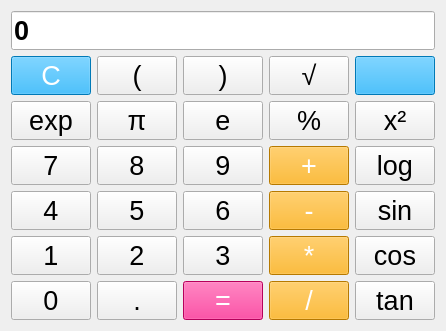
      <widget class="QWidget" name="engineer_page">
       <layout class="QGridLayout" name="gridLayout_6">
        <item row="1" column="0">
         <layout class="QGridLayout" name="gridLayout_5">
          <item row="7" column="1">
           <widget class="QPushButton" name="btn_dot_2">
            <property name="sizePolicy">
             <sizepolicy hsizetype="Expanding" vsizetype="Expanding">
              <horstretch>0</horstretch>
              <verstretch>0</verstretch>
             </sizepolicy>
            </property>
            <property name="font">
             <font>
              <pointsize>20</pointsize>
             </font>
            </property>
            <property name="text">
             <string>.</string>
            </property>
           </widget>
          </item>
          <item row="3" column="2">
           <widget class="QPushButton" name="btn_e">
            <property name="sizePolicy">
             <sizepolicy hsizetype="Expanding" vsizetype="Expanding">
              <horstretch>0</horstretch>
              <verstretch>0</verstretch>
             </sizepolicy>
            </property>
            <property name="font">
             <font>
              <pointsize>20</pointsize>
             </font>
            </property>
            <property name="styleSheet">
             <string notr="true"/>
            </property>
            <property name="text">
             <string>e</string>
            </property>
           </widget>
          </item>
          <item row="3" column="0">
           <widget class="QPushButton" name="btn_exp">
            <property name="sizePolicy">
             <sizepolicy hsizetype="Expanding" vsizetype="Expanding">
              <horstretch>0</horstretch>
              <verstretch>0</verstretch>
             </sizepolicy>
            </property>
            <property name="font">
             <font>
              <pointsize>20</pointsize>
             </font>
            </property>
            <property name="styleSheet">
             <string notr="true"/>
            </property>
            <property name="text">
             <string>exp</string>
            </property>
           </widget>
          </item>
          <item row="7" column="4">
           <widget class="QPushButton" name="btn_tan">
            <property name="sizePolicy">
             <sizepolicy hsizetype="Expanding" vsizetype="Expanding">
              <horstretch>0</horstretch>
              <verstretch>0</verstretch>
             </sizepolicy>
            </property>
            <property name="font">
             <font>
              <pointsize>20</pointsize>
             </font>
            </property>
            <property name="styleSheet">
             <string notr="true"/>
            </property>
            <property name="text">
             <string>tan</string>
            </property>
           </widget>
          </item>
          <item row="4" column="4">
           <widget class="QPushButton" name="btn_log">
            <property name="sizePolicy">
             <sizepolicy hsizetype="Expanding" vsizetype="Expanding">
              <horstretch>0</horstretch>
              <verstretch>0</verstretch>
             </sizepolicy>
            </property>
            <property name="font">
             <font>
              <pointsize>20</pointsize>
             </font>
            </property>
            <property name="styleSheet">
             <string notr="true"/>
            </property>
            <property name="text">
             <string>log</string>
            </property>
           </widget>
          </item>
          <item row="6" column="0">
           <widget class="QPushButton" name="btn_1_2">
            <property name="sizePolicy">
             <sizepolicy hsizetype="Expanding" vsizetype="Expanding">
              <horstretch>0</horstretch>
              <verstretch>0</verstretch>
             </sizepolicy>
            </property>
            <property name="font">
             <font>
              <pointsize>20</pointsize>
             </font>
            </property>
            <property name="text">
             <string>1</string>
            </property>
           </widget>
          </item>
          <item row="6" column="3">
           <widget class="QPushButton" name="btn_multiple_2">
            <property name="sizePolicy">
             <sizepolicy hsizetype="Expanding" vsizetype="Expanding">
              <horstretch>0</horstretch>
              <verstretch>0</verstretch>
             </sizepolicy>
            </property>
            <property name="font">
             <font>
              <pointsize>20</pointsize>
             </font>
            </property>
            <property name="styleSheet">
             <string notr="true">color: rgb(255, 255, 255);
background-color: rgb(255, 170, 0);</string>
            </property>
            <property name="text">
             <string>*</string>
            </property>
           </widget>
          </item>
          <item row="4" column="0">
           <widget class="QPushButton" name="btn_7_2">
            <property name="sizePolicy">
             <sizepolicy hsizetype="Expanding" vsizetype="Expanding">
              <horstretch>0</horstretch>
              <verstretch>0</verstretch>
             </sizepolicy>
            </property>
            <property name="font">
             <font>
              <pointsize>20</pointsize>
             </font>
            </property>
            <property name="text">
             <string>7</string>
            </property>
           </widget>
          </item>
          <item row="2" column="3">
           <widget class="QPushButton" name="btn_radical">
            <property name="sizePolicy">
             <sizepolicy hsizetype="Expanding" vsizetype="Expanding">
              <horstretch>0</horstretch>
              <verstretch>0</verstretch>
             </sizepolicy>
            </property>
            <property name="font">
             <font>
              <pointsize>20</pointsize>
             </font>
            </property>
            <property name="text">
             <string>√</string>
            </property>
           </widget>
          </item>
          <item row="2" column="0">
           <widget class="QPushButton" name="btn_clear_2">
            <property name="sizePolicy">
             <sizepolicy hsizetype="Expanding" vsizetype="Expanding">
              <horstretch>0</horstretch>
              <verstretch>0</verstretch>
             </sizepolicy>
            </property>
            <property name="font">
             <font>
              <pointsize>20</pointsize>
             </font>
            </property>
            <property name="styleSheet">
             <string notr="true">color: rgb(255, 255, 255);
background-color: rgb(0, 170, 255);</string>
            </property>
            <property name="text">
             <string>C</string>
            </property>
           </widget>
          </item>
          <item row="5" column="1">
           <widget class="QPushButton" name="btn_5_2">
            <property name="sizePolicy">
             <sizepolicy hsizetype="Expanding" vsizetype="Expanding">
              <horstretch>0</horstretch>
              <verstretch>0</verstretch>
             </sizepolicy>
            </property>
            <property name="font">
             <font>
              <pointsize>20</pointsize>
             </font>
            </property>
            <property name="text">
             <string>5</string>
            </property>
           </widget>
          </item>
          <item row="6" column="4">
           <widget class="QPushButton" name="btn_cos">
            <property name="sizePolicy">
             <sizepolicy hsizetype="Expanding" vsizetype="Expanding">
              <horstretch>0</horstretch>
              <verstretch>0</verstretch>
             </sizepolicy>
            </property>
            <property name="font">
             <font>
              <pointsize>20</pointsize>
             </font>
            </property>
            <property name="styleSheet">
             <string notr="true"/>
            </property>
            <property name="text">
             <string>cos</string>
            </property>
           </widget>
          </item>
          <item row="2" column="2">
           <widget class="QPushButton" name="btn_rightbracket_2">
            <property name="sizePolicy">
             <sizepolicy hsizetype="Expanding" vsizetype="Expanding">
              <horstretch>0</horstretch>
              <verstretch>0</verstretch>
             </sizepolicy>
            </property>
            <property name="font">
             <font>
              <pointsize>20</pointsize>
             </font>
            </property>
            <property name="text">
             <string>)</string>
            </property>
           </widget>
          </item>
          <item row="3" column="3">
           <widget class="QPushButton" name="btn_procent">
            <property name="sizePolicy">
             <sizepolicy hsizetype="Expanding" vsizetype="Expanding">
              <horstretch>0</horstretch>
              <verstretch>0</verstretch>
             </sizepolicy>
            </property>
            <property name="font">
             <font>
              <pointsize>20</pointsize>
             </font>
            </property>
            <property name="styleSheet">
             <string notr="true"/>
            </property>
            <property name="text">
             <string>%</string>
            </property>
           </widget>
          </item>
          <item row="7" column="2">
           <widget class="QPushButton" name="btn_equal_2">
            <property name="sizePolicy">
             <sizepolicy hsizetype="Expanding" vsizetype="Expanding">
              <horstretch>0</horstretch>
              <verstretch>0</verstretch>
             </sizepolicy>
            </property>
            <property name="font">
             <font>
              <pointsize>20</pointsize>
             </font>
            </property>
            <property name="styleSheet">
             <string notr="true">color: rgb(255, 255, 255);
background-color: rgb(255, 0, 127);</string>
            </property>
            <property name="text">
             <string>=</string>
            </property>
           </widget>
          </item>
          <item row="6" column="1">
           <widget class="QPushButton" name="btn_2_2">
            <property name="sizePolicy">
             <sizepolicy hsizetype="Expanding" vsizetype="Expanding">
              <horstretch>0</horstretch>
              <verstretch>0</verstretch>
             </sizepolicy>
            </property>
            <property name="font">
             <font>
              <pointsize>20</pointsize>
             </font>
            </property>
            <property name="text">
             <string>2</string>
            </property>
           </widget>
          </item>
          <item row="2" column="1">
           <widget class="QPushButton" name="btn_leftbracket_2">
            <property name="sizePolicy">
             <sizepolicy hsizetype="Expanding" vsizetype="Expanding">
              <horstretch>0</horstretch>
              <verstretch>0</verstretch>
             </sizepolicy>
            </property>
            <property name="font">
             <font>
              <pointsize>20</pointsize>
             </font>
            </property>
            <property name="text">
             <string>(</string>
            </property>
           </widget>
          </item>
          <item row="5" column="3">
           <widget class="QPushButton" name="btn_minus_2">
            <property name="sizePolicy">
             <sizepolicy hsizetype="Expanding" vsizetype="Expanding">
              <horstretch>0</horstretch>
              <verstretch>0</verstretch>
             </sizepolicy>
            </property>
            <property name="font">
             <font>
              <pointsize>20</pointsize>
             </font>
            </property>
            <property name="styleSheet">
             <string notr="true">color: rgb(255, 255, 255);
background-color: rgb(255, 170, 0);</string>
            </property>
            <property name="text">
             <string>-</string>
            </property>
           </widget>
          </item>
          <item row="5" column="2">
           <widget class="QPushButton" name="btn_6_2">
            <property name="sizePolicy">
             <sizepolicy hsizetype="Expanding" vsizetype="Expanding">
              <horstretch>0</horstretch>
              <verstretch>0</verstretch>
             </sizepolicy>
            </property>
            <property name="font">
             <font>
              <pointsize>20</pointsize>
             </font>
            </property>
            <property name="text">
             <string>6</string>
            </property>
           </widget>
          </item>
          <item row="7" column="3">
           <widget class="QPushButton" name="btn_divide_2">
            <property name="sizePolicy">
             <sizepolicy hsizetype="Expanding" vsizetype="Expanding">
              <horstretch>0</horstretch>
              <verstretch>0</verstretch>
             </sizepolicy>
            </property>
            <property name="font">
             <font>
              <pointsize>20</pointsize>
             </font>
            </property>
            <property name="styleSheet">
             <string notr="true">color: rgb(255, 255, 255);
background-color: rgb(255, 170, 0);</string>
            </property>
            <property name="text">
             <string>/</string>
            </property>
           </widget>
          </item>
          <item row="5" column="0">
           <widget class="QPushButton" name="btn_4_2">
            <property name="sizePolicy">
             <sizepolicy hsizetype="Expanding" vsizetype="Expanding">
              <horstretch>0</horstretch>
              <verstretch>0</verstretch>
             </sizepolicy>
            </property>
            <property name="font">
             <font>
              <pointsize>20</pointsize>
             </font>
            </property>
            <property name="text">
             <string>4</string>
            </property>
           </widget>
          </item>
          <item row="3" column="4">
           <widget class="QPushButton" name="btn_square">
            <property name="sizePolicy">
             <sizepolicy hsizetype="Expanding" vsizetype="Expanding">
              <horstretch>0</horstretch>
              <verstretch>0</verstretch>
             </sizepolicy>
            </property>
            <property name="font">
             <font>
              <pointsize>20</pointsize>
             </font>
            </property>
            <property name="text">
             <string>x²</string>
            </property>
           </widget>
          </item>
          <item row="2" column="4">
           <widget class="QPushButton" name="btn_del_2">
            <property name="sizePolicy">
             <sizepolicy hsizetype="Expanding" vsizetype="Expanding">
              <horstretch>0</horstretch>
              <verstretch>0</verstretch>
             </sizepolicy>
            </property>
            <property name="font">
             <font>
              <pointsize>20</pointsize>
             </font>
            </property>
            <property name="styleSheet">
             <string notr="true">color: rgb(255, 255, 255);
background-color: rgb(0, 170, 255);</string>
            </property>
            <property name="text">
             <string/>
            </property>
            <property name="icon">
             <iconset theme="edit-undo">
              <normaloff>.</normaloff>.</iconset>
            </property>
            <property name="iconSize">
             <size>
              <width>32</width>
              <height>32</height>
             </size>
            </property>
           </widget>
          </item>
          <item row="4" column="1">
           <widget class="QPushButton" name="btn_8_2">
            <property name="sizePolicy">
             <sizepolicy hsizetype="Expanding" vsizetype="Expanding">
              <horstretch>0</horstretch>
              <verstretch>0</verstretch>
             </sizepolicy>
            </property>
            <property name="font">
             <font>
              <pointsize>20</pointsize>
             </font>
            </property>
            <property name="text">
             <string>8</string>
            </property>
           </widget>
          </item>
          <item row="4" column="2">
           <widget class="QPushButton" name="btn_9_2">
            <property name="sizePolicy">
             <sizepolicy hsizetype="Expanding" vsizetype="Expanding">
              <horstretch>0</horstretch>
              <verstretch>0</verstretch>
             </sizepolicy>
            </property>
            <property name="font">
             <font>
              <pointsize>20</pointsize>
             </font>
            </property>
            <property name="text">
             <string>9</string>
            </property>
           </widget>
          </item>
          <item row="5" column="4">
           <widget class="QPushButton" name="btn_sin">
            <property name="sizePolicy">
             <sizepolicy hsizetype="Expanding" vsizetype="Expanding">
              <horstretch>0</horstretch>
              <verstretch>0</verstretch>
             </sizepolicy>
            </property>
            <property name="font">
             <font>
              <pointsize>20</pointsize>
             </font>
            </property>
            <property name="styleSheet">
             <string notr="true"/>
            </property>
            <property name="text">
             <string>sin</string>
            </property>
           </widget>
          </item>
          <item row="3" column="1">
           <widget class="QPushButton" name="btn_pi">
            <property name="sizePolicy">
             <sizepolicy hsizetype="Expanding" vsizetype="Expanding">
              <horstretch>0</horstretch>
              <verstretch>0</verstretch>
             </sizepolicy>
            </property>
            <property name="font">
             <font>
              <pointsize>20</pointsize>
             </font>
            </property>
            <property name="styleSheet">
             <string notr="true"/>
            </property>
            <property name="text">
             <string>π</string>
            </property>
           </widget>
          </item>
          <item row="6" column="2">
           <widget class="QPushButton" name="btn_3_2">
            <property name="sizePolicy">
             <sizepolicy hsizetype="Expanding" vsizetype="Expanding">
              <horstretch>0</horstretch>
              <verstretch>0</verstretch>
             </sizepolicy>
            </property>
            <property name="font">
             <font>
              <pointsize>20</pointsize>
             </font>
            </property>
            <property name="text">
             <string>3</string>
            </property>
           </widget>
          </item>
          <item row="4" column="3">
           <widget class="QPushButton" name="btn_plus_2">
            <property name="sizePolicy">
             <sizepolicy hsizetype="Expanding" vsizetype="Expanding">
              <horstretch>0</horstretch>
              <verstretch>0</verstretch>
             </sizepolicy>
            </property>
            <property name="font">
             <font>
              <pointsize>20</pointsize>
             </font>
            </property>
            <property name="styleSheet">
             <string notr="true">color: rgb(255, 255, 255);
background-color: rgb(255, 170, 0);</string>
            </property>
            <property name="text">
             <string>+</string>
            </property>
           </widget>
          </item>
          <item row="7" column="0">
           <widget class="QPushButton" name="btn_0_2">
            <property name="sizePolicy">
             <sizepolicy hsizetype="Expanding" vsizetype="Expanding">
              <horstretch>0</horstretch>
              <verstretch>0</verstretch>
             </sizepolicy>
            </property>
            <property name="font">
             <font>
              <pointsize>20</pointsize>
             </font>
            </property>
            <property name="text">
             <string>0</string>
            </property>
           </widget>
          </item>
         </layout>
        </item>
        <item row="0" column="0">
         <widget class="QLineEdit" name="line_result_2">
          <property name="sizePolicy">
           <sizepolicy hsizetype="Expanding" vsizetype="Expanding">
            <horstretch>0</horstretch>
            <verstretch>0</verstretch>
           </sizepolicy>
          </property>
          <property name="font">
           <font>
            <pointsize>20</pointsize>
            <bold>true</bold>
           </font>
          </property>
          <property name="styleSheet">
           <string notr="true"/>
          </property>
          <property name="text">
           <string>0</string>
          </property>
          <property name="readOnly">
           <bool>true</bool>
          </property>
         </widget>
        </item>
       </layout>
      </widget>
